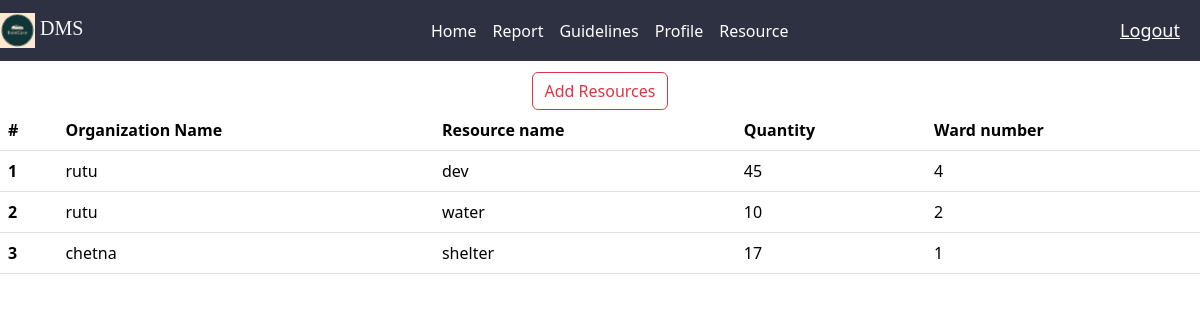
The app's page /resource/ (signed in), older data.
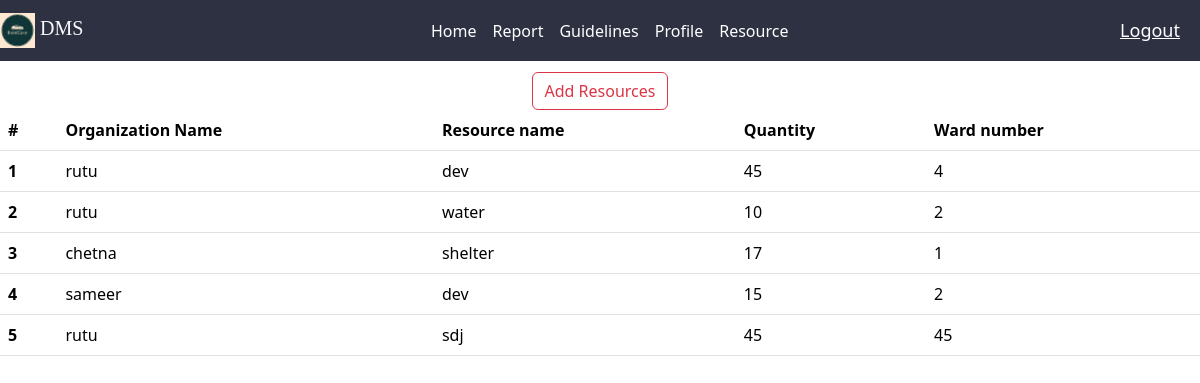
The same page, newer data.
### DmsApp/models.py (models this page shows, shortened)
class Resources(models.Model):
    org_name=models.ForeignKey(Organization,on_delete=models.CASCADE)
    resource_name=models.CharField(max_length=30)
    quantity=models.IntegerField()
    ward=models.IntegerField()

class Organization(models.Model):
    LEVEL=(
        ('Local','Local'),('National','National'),('International','International'),('Regional','Regional'),
    )
    org_name = models.OneToOneField(User,on_delete=models.CASCADE)
    domain = models.CharField(max_length=100)
    location = models.CharField(max_length=100)
    level = models.CharField(max_length=20, choices=LEVEL)
    def __str__(self):
        return self.org_name.username

### DmsApp/views.py (the view)
# urls.py: path('resource/',resource,name='resource'),
@login_required(login_url='login')
def resource(request):
    all_rec=Resources.objects.all()
    context={'resource' : all_rec}
    return render(request,'resource.html',context)

### DmsApp/templates/resource.html
{% extends 'main.html' %}
{% block content %}
{% if user.organization %}
<center><a href="{%url 'add_resource' %}" class="btn btn-outline-danger" >Add Resources </a></center>
{%endif%}
<table class="table">
  <thead>
    <tr>
      <th scope="col">#</th>
      <th scope="col">Organization Name</th>
      <th scope="col">Resource name</th>
      <th scope="col">Quantity</th>
      <th scope="col">Ward number</th>
    </tr>
  </thead>
  <tbody>
    <tr>
    {% for i in resource %}
    <tr>
      <th scope="row">{{i.id}}</th>
      <td>{{i.org_name}}</td>
      <td>{{i.resource_name}}</td>
      <td>{{i.quantity}}</td>
      <td>{{i.ward}}</td>
    </tr>
    {% endfor %}
    </tr>
</tbody>
</table>
{% endblock %}

Row changes from the older to the newer data that the page shows:
added Resources: id "4", org_name "sameer", resource_name "dev", quantity "15", ward "2"
added Resources: id "5", org_name "rutu", resource_name "sdj", quantity "45", ward "45"
